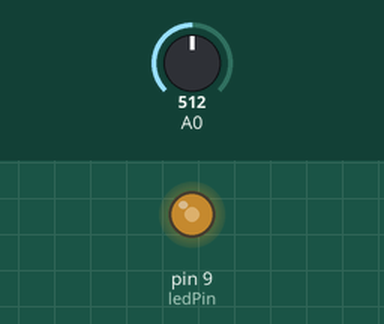
The sketch below on a simulated Arduino Uno, built with avr-gcc and run on an emulated ATmega328P. Parts: output pins drawn as LEDs (lit = HIGH). The test bench sets the inputs (shaded band); at power-on: A0 = 512.

Above: at 1.2 s.
1.3 s: A0 set to 716
At 2.1 s:
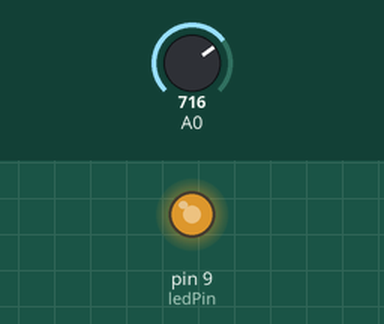
2.8 s: A0 set to 900
At 3.2 s:
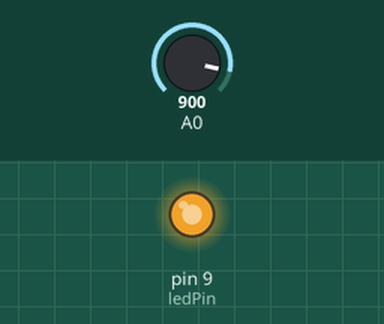
4.3 s: A0 set to 122
At 5.5 s:
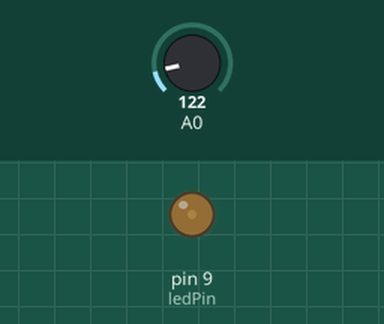
5.8 s: A0 set to 0
At 6.7 s:
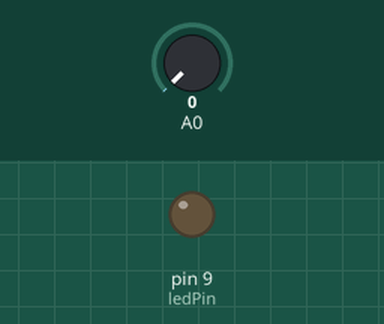
7.3 s: A0 set to 511
At 7.8 s:
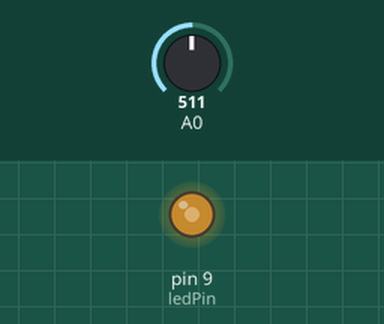
Timing chart, 0 to 9.8 s (numbered marks = the images above; inputs shaded):
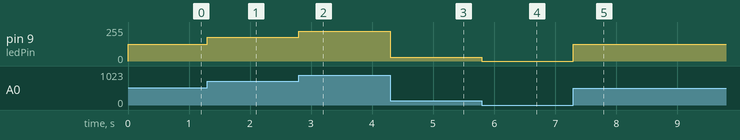

The sketch:

Rotary_Potentiometer.ino
```cpp
//int adcValue;    //define var to save ADC value
//float voltage;   //define var to save calculated voltage value
//
//void setup() {
//  // put your setup code here, to run once:
//  Serial.begin(9600);       //initialize the serial port and set baud to 9600
//  Serial.println("UNO BITCH");
//}
//
//void loop() {
//  // put your main code here, to run repeatedly:
//  adcValue = analogRead(A0);      //convert analog of A0 port to digital
//  voltage = adcValue * (5.0 / 1023.0); //calculate voltage accordign to digital
//  //send the result to computer through serial
//  Serial.print("convertValue:");
//  Serial.println(adcValue);
//  Serial.print("Voltage:");
//  Serial.println(voltage);
//  delay(500);
//}

int adcValue;     //define var to save ADC value
int ledPin = 9;   //D9 to control LED

void setup() {
  pinMode(ledPin, OUTPUT);
}
void loop() {
  adcValue = analogRead(A0);        //convert analog of A0 port to digital
  // map analog to 0-255 range, and works as PWM duty cycle of ledPin port
  analogWrite(ledPin, map(adcValue, 0, 1023, 0, 255));
}
```

Measured:
- after the input at 1.3 s, pin 9 (ledPin): 127/255 → 178/255 at once
- after the input at 2.8 s, pin 9 (ledPin): 178/255 → 224/255 at once
- after the input at 4.3 s, pin 9 (ledPin): 224/255 → 30/255 at once
- after the input at 5.8 s, pin 9 (ledPin): 30/255 → 0/255 at once
- after the input at 7.3 s, pin 9 (ledPin): 0/255 → 127/255 at once
